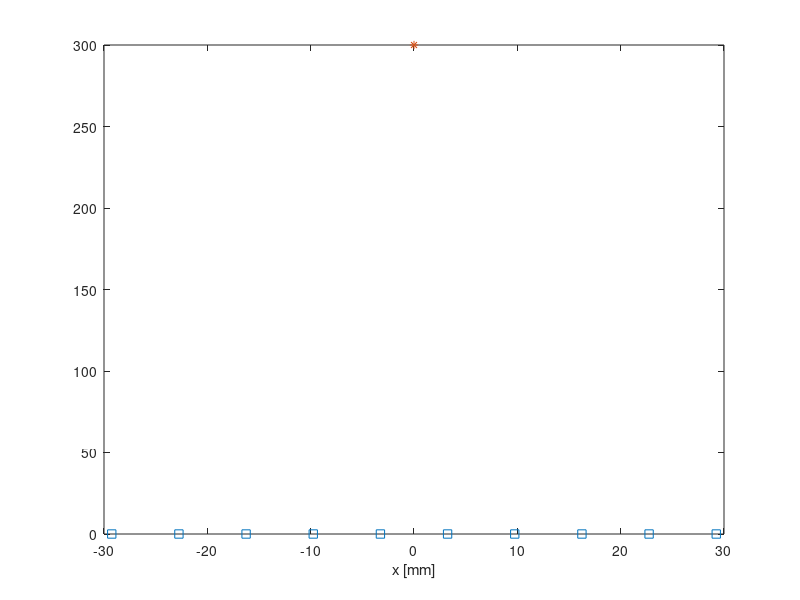

MATLAB code to generate this figure: (Note: this script raises an error after producing the figure.)
%% %%%%%%%%%%%%%%%%%%%%%%%%%%%%%%%%%%%%%%%%%%%%%%%%%%%%%%%%%%%%%%%%%%%%%%%%
%   
%           this script illustrates time-domain DAS beamforming based on
%           simulated ULA response.
%             
%           DAS is implemented in two ways: 
%           1  - shift of digital signal         
%           2  - phase shift of analitical signal
%
%%%%%%%%%%%%%%%%%%%%%%%%%%%%%%%%%%%%%%%%%%%%%%%%%%%%%%%%%%%%%%%%%%%%%%%%%%%

addpath('tools')

clear all 
close all
%% %%%%%%%%%%%%%%%%%%%%%%%%%%%%%%%%%%%%%%%%%%%%%%%%%%%%%%%%%%%%%%%%%%%%%%%%
% 
%                  Load the dispersion curves data
% 
%%%%%%%%%%%%%%%%%%%%%%%%%%%%%%%%%%%%%%%%%%%%%%%%%%%%%%%%%%%%%%%%%%%%%%%%%%%

load('disp_curve')  % disp curves for 2 mm alu plates 

% figure(1),  plot(f_vec,k_a,f_vec,k_s)
% xlabel('f [Hz]'), ylabel('k [rad/m]')

%% %%%%%%%%%%%%%%%%%%%%%%%%%%%%%%%%%%%%%%%%%%%%%%%%%%%%%%%%%%%%%%%%%%%%%%%%
% 
%                          Generate array topology
% 
%                                 
%%%%%%%%%%%%%%%%%%%%%%%%%%%%%%%%%%%%%%%%%%%%%%%%%%%%%%%%%%%%%%%%%%%%%%%%%%

%    ULA   
%%%%%%%%%%%%%%%%%%%%%%%%%%%%%%%%%%%%%%%%%%%%%%%%%%%%%%%%%%%%%%%%%%%%%%%%%%
array.dx = 6.5;               % pitch in mm
x = (1:10).*array.dx;         x = x - mean(x);
y = zeros(size(x));

array.X = x;                  array.Y = y; 
array.name = 'ULA';
%%%%%%%%%%%%%%%%%%%%%%%%%%%%%%%%%%%%%%%%%%%%%%%%%%%%%%%%%%%%%%%%%%%%%%%%%%

% plot array elements 
figure(2),  plot(array.X,array.Y,'s'), 
xlabel('x [mm]'), ylabel('y [mm]')
title(array.name)

%% %%%%%%%%%%%%%%%%%%%%%%%%%%%%%%%%%%%%%%%%%%%%%%%%%%%%%%%%%%%%%%%%%%%%%%%%
% 
%                           signal parameters 
% 
%%%%%%%%%%%%%%%%%%%%%%%%%%%%%%%%%%%%%%%%%%%%%%%%%%%%%%%%%%%%%%%%%%%%%%%%%%%

exct.fs = 2.5e6;               % sampling f 
exct.n_sampl = 2048;            % no of samples
exct.f_exc = 100e3;             % excitation f
exct.n_cycl = 5;                % no of cycles

[mCphs indF] = min(abs(exct.f_exc - f_vec));
wave.vph = 2*pi*f_vec(indF)./k_a(indF);     % phase velocity in m/s for excitation freq
wave.lambda = wave.vph / f_vec(indF);       % wavelength in m for excitation freq

%% %%%%%%%%%%%%%%%%%%%%%%%%%%%%%%%%%%%%%%%%%%%%%%%%%%%%%%%%%%%%%%%%%%%%%%%%
% 
%                           Target to be imaged
% 
%%%%%%%%%%%%%%%%%%%%%%%%%%%%%%%%%%%%%%%%%%%%%%%%%%%%%%%%%%%%%%%%%%%%%%%%%%%

target.r = 300;
target.theta = 90;      % azimuth
target.x = target.r*cosd(target.theta); 
target.y = target.r*sind(target.theta); 

figure(2),  plot(array.X,array.Y,'s', target.x,target.y,'*'),  xlabel('x [mm]')

%% %%%%%%%%%%%%%%%%%%%%%%%%%%%%%%%%%%%%%%%%%%%%%%%%%%%%%%%%%%%%%%%%%%%%%%%%
% 
%       Simulate array responses using structure's transfer function
%                          
%%%%%%%%%%%%%%%%%%%%%%%%%%%%%%%%%%%%%%%%%%%%%%%%%%%%%%%%%%%%%%%%%%%%%%%%%%%

arrayRes = simulate_array_response(array.X,array.Y,target, exct,f_vec,k_a, k_s);

%% %%%%%%%%%%%%%%%%%%%%%%%%%%%%%%%%%%%%%%%%%%%%%%%%%%%%%%%%%%%%%%%%%%%%%%%%
% 
%                       DAS beamforming
%                          
%%%%%%%%%%%%%%%%%%%%%%%%%%%%%%%%%%%%%%%%%%%%%%%%%%%%%%%%%%%%%%%%%%%%%%%%%%%

theta = 0:1:360;                      % azimuth in deg
r = (1:exct.n_sampl)';

im = plane_wave_DAS_ULA_phs(array, arrayRes, theta, r, wave, exct) ;


%% %%%%%%%%%%%%%%%%%%%%%%%%%%%%%%%%%%%%%%%%%%%%%%%%%%%%%%%%%%%%%%%%%%%%%%%%
% 
%                      Plot the results 
%                          
%%%%%%%%%%%%%%%%%%%%%%%%%%%%%%%%%%%%%%%%%%%%%%%%%%%%%%%%%%%%%%%%%%%%%%%%%%%

axisSize = [-500, 500, -500, 500];
figure(10), subplot(2,2,1)
pcolor(im.x, im.y, im.Cphs'), shading flat, axis equal tight, axis(axisSize)
title('Phase shift DAS')
colorbar 

figure(10), subplot(2,2,2)
pcolor(im.x, im.y, im.C'), shading flat, axis equal tight, axis(axisSize)
title('Discrete-time DAS')
colorbar 

% beam pattern 
[mC indC] = max(max(im.C)); 
[mCphs indCphs] = max(max(im.Cphs)); 

figure(10), subplot(2,2,3:4)
plot(theta, 20*log10(im.C(:,indC)./mC), theta, 20*log10(im.Cphs(:,indCphs)./mCphs))
xlabel('angle [\circ]'), xlim([0 360])
ylabel('BP [dB]'), ylim([-40 0])
hlgd = legend('Discrete-time DAS','Phase shift DAS'); 
set(hlgd, 'location', 'northoutside', 'orientation', 'horizontal', 'box', 'off')

%%
figure(11), subplot(2,2,1)
pcolor(im.x, im.y, im.C'), shading flat, axis equal tight, axis(axisSize)
title('Discrete-time DAS')
colorbar 

figure(11), subplot(2,2,2)
pcolor(im.x, im.y, im.coh_C'), shading flat, axis equal tight, axis(axisSize)
title('Coherence of discr. time DAS')
colorbar 

coh_C_image = im.coh_C.* im.C; 
[m_coh_C_image indcoh_C_image] = max(max(coh_C_image)); 
BP_coh_C_image = coh_C_image(:,indcoh_C_image); 

figure(11), subplot(2,2,3)
pcolor(im.x, im.y, coh_C_image'), shading flat, axis equal tight, axis(axisSize)
title('Coherence of discr. time DAS')
colorbar 

figure(11), subplot(2,2,4)
plot(theta, 20*log10(im.C(:,indC)./mC),theta, 20*log10(BP_coh_C_image./max(BP_coh_C_image)))
xlabel('angle [\circ]'), xlim([0 360])
ylabel('BP [dB]'), ylim([-40 0])
hlgd = legend('Discrete-time DAS','Phase coherence weighted'); 
set(hlgd, 'location', 'northoutside', 'orientation', 'horizontal', 'box', 'off')

%%
figure(12), subplot(2,2,1)
pcolor(im.x, im.y, im.Cphs'), shading flat, axis equal tight, axis(axisSize)
title('Phase-shift DAS')
colorbar 

figure(12), subplot(2,2,2)
pcolor(im.x, im.y, im.coh_Cphs'), shading flat, axis equal tight, axis(axisSize)
title('Coherence of phase-shift DAS')
colorbar 

coh_Cphs_image = im.coh_Cphs.* im.Cphs; 
[m_coh_Cphs_image ind_coh_Cphs_image] = max(max(coh_Cphs_image)); 
BP_coh_Cphs_image = coh_C_image(:,ind_coh_Cphs_image)./m_coh_Cphs_image; 

figure(12), subplot(2,2,3)
pcolor(im.x, im.y, coh_Cphs_image'), shading flat, axis equal tight, axis(axisSize)
title('Coherence of discr. time DAS')
colorbar 

figure(12), subplot(2,2,4)
plot(theta, 20*log10(im.Cphs(:,indCphs)./mCphs),theta, 20*log10(BP_coh_Cphs_image./max(BP_coh_Cphs_image)))
xlabel('angle [\circ]'), xlim([0 360])
ylabel('BP [dB]'), ylim([-40 0])
hlgd = legend('Discrete-time DAS','Phase coherence weighted'); 
set(hlgd, 'location', 'northoutside', 'orientation', 'horizontal', 'box', 'off')
